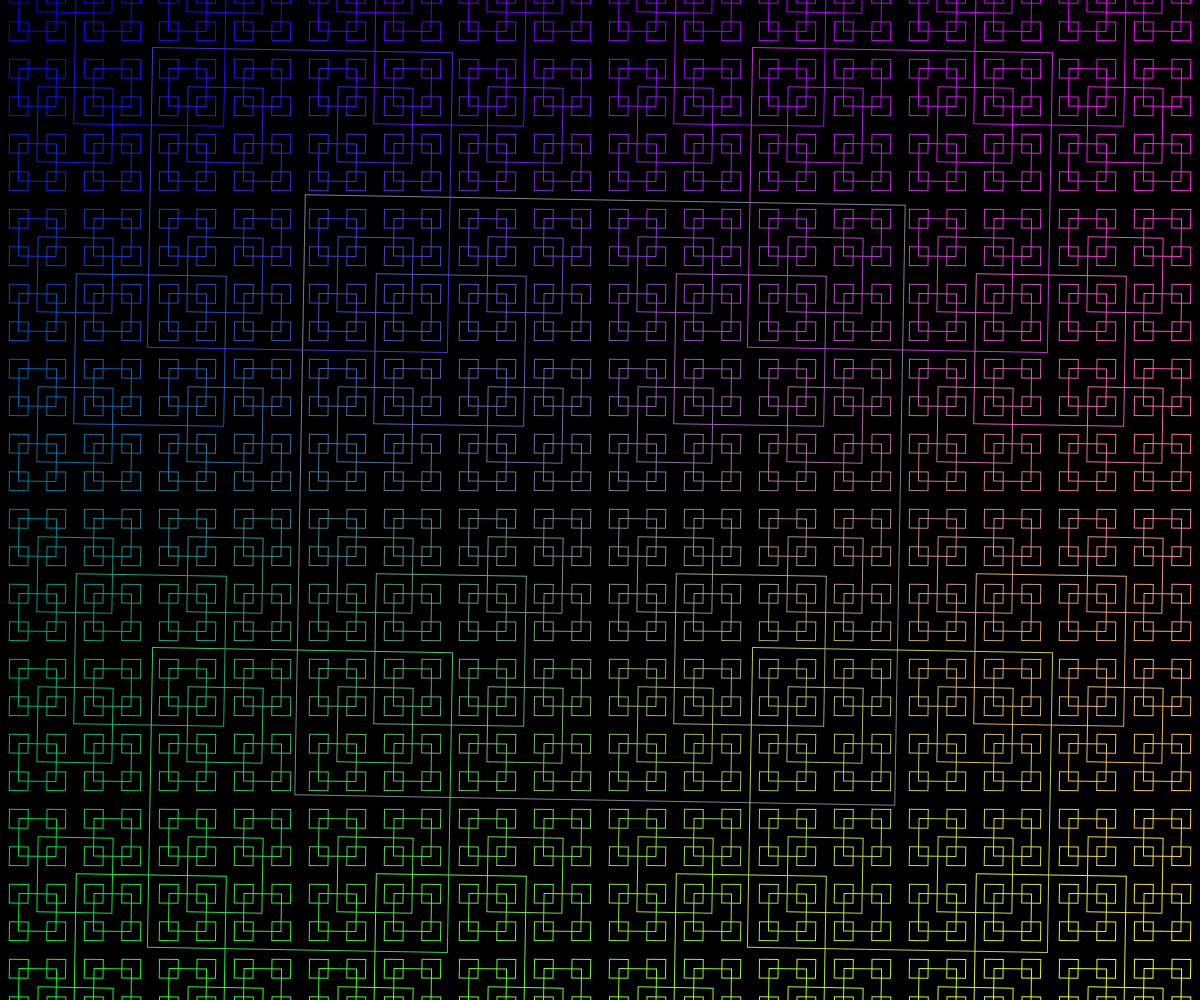
Frame 1 (no input)
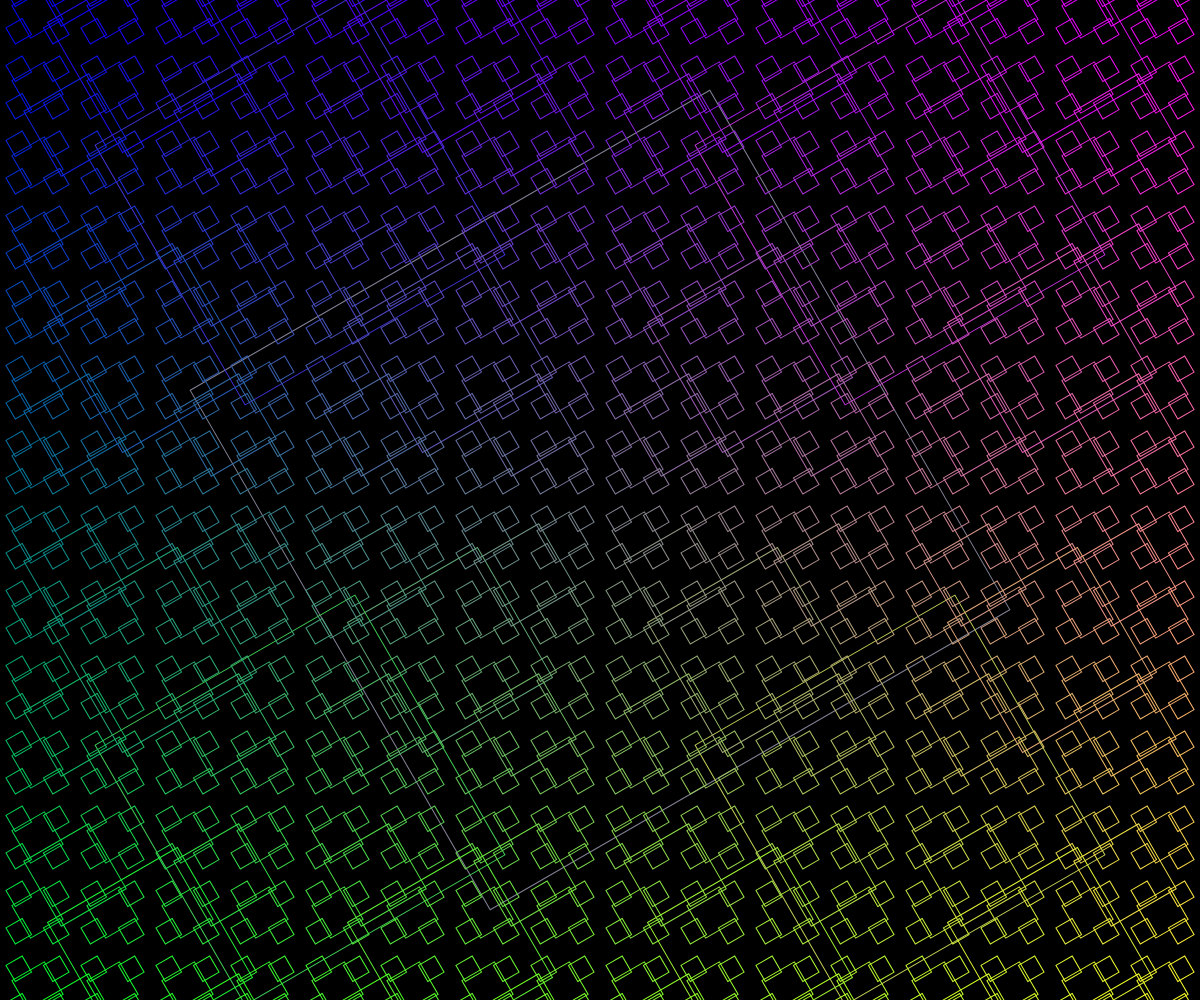
Frame 60 (no input)
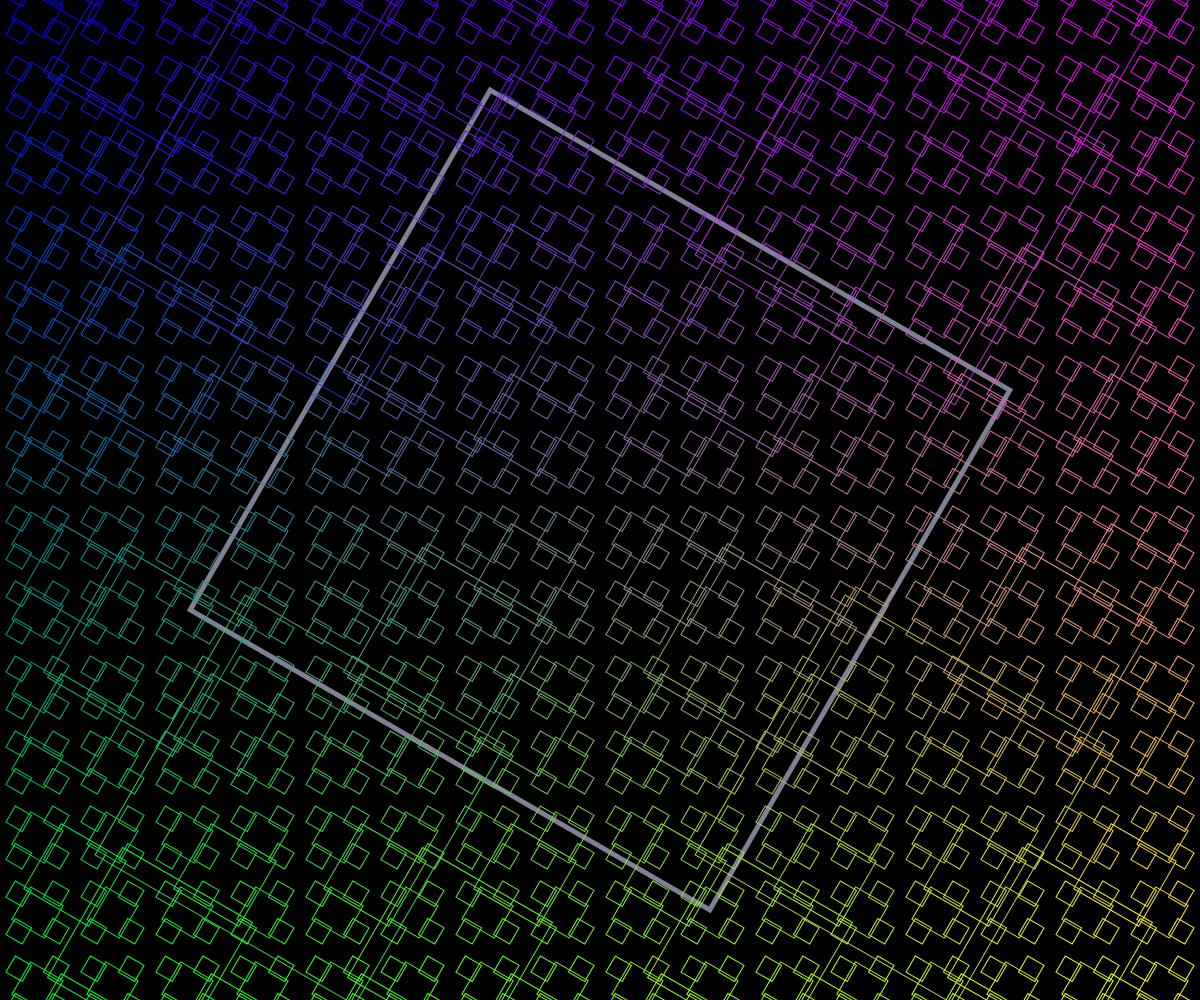
Frame 120 (the mouse pressed at the canvas centre since frame 60)

The p5.js sketch that drew these frames (run headless with seeded random() and noise() and a simulated clock; from frame 60 on, the mouse is pressed at the canvas centre):

// p5.js sketch
// ── sketch.js
// Recursive Imagery
// Adrian Chan
// November 25, 2025


function setup() {
  createCanvas(windowWidth, windowHeight);
  rectMode(CENTER);
}

function centerCircle(x, y, d){
  // Recursively draw concentric circles
  // Base case
  if (d>10){
    // Recursive case
    circle(x, y, d);
    centerCircle(x, y, d*0.9);
  }
}

function circleFractal(x, y, d){
  if (d>2){
    circle(x, y, d);
    circleFractal(x-d/2, y, d/2);
    circleFractal(x+d/2, y, d/2);
    circleFractal(x, y-d/2, d/2);
    // circleFractal(x, y+d/2, d/2);
    // circleFractal(x-d/2, y-d/2, d/2);
    // circleFractal(x+d/2, y+d/2, d/2);
    // circleFractal(x+d/2, y-d/2, d/2);
    // circleFractal(x-d/2, y+d/2, d/2);
  }
}

function setFill(x, y, s){
  if (dist(mouseX, mouseY, x, y)<s/2){
    strokeWeight(5);
  }
  else{
    strokeWeight(1);
  }
}

function luckySquare(x, y, s){
  if(s>10){
    push();
    let r = map(x, 0, width, 0, 255);
    let g = map(y, 0, height, 0, 255);
    let b = map(y, 0, width, 255, 0);
    stroke(r, g, b);
    translate(x, y);
    rotate(radians(frameCount));
    setFill(x, y, s);
    square(0, 0, s);
    pop();
    luckySquare(x-s/2, y-s/2, s*0.5);
    luckySquare(x-s/2, y+s/2, s*0.5);
    luckySquare(x+s/2, y-s/2, s*0.5);
    luckySquare(x+s/2, y+s/2, s*0.5);
  }
}

function draw() {
  background(0);
  noFill();
  stroke(0, 0, 255);
  //centerCircle(width/2, height/2, width);
  //circleFractal(width/2, height/2, width/2);
  luckySquare(width/2, height/2, width/2);
}
